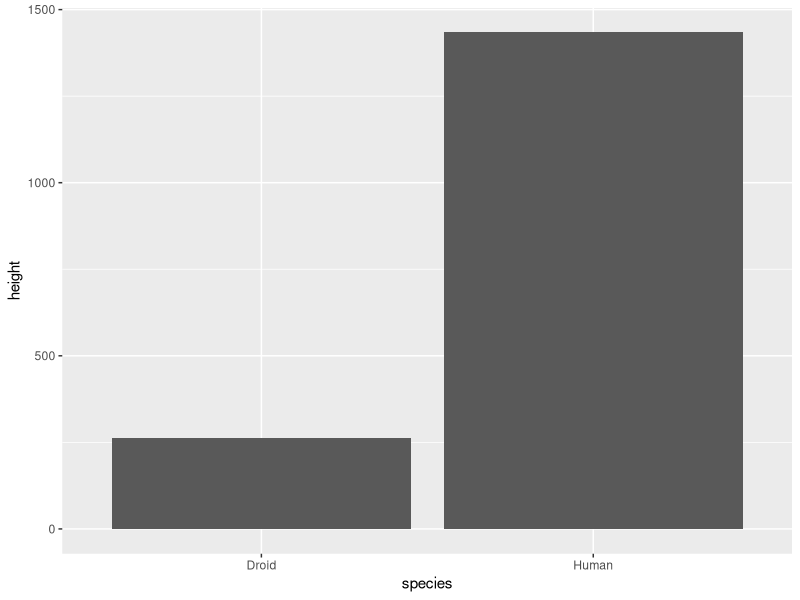
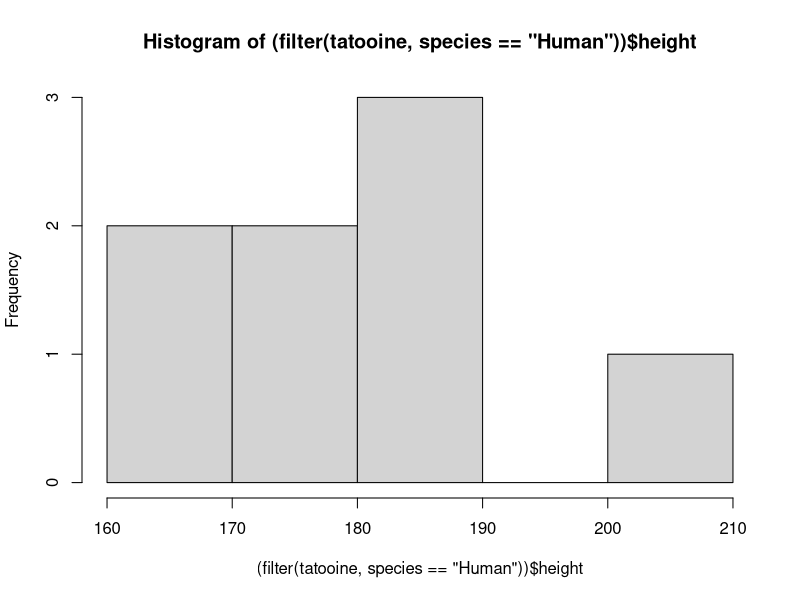
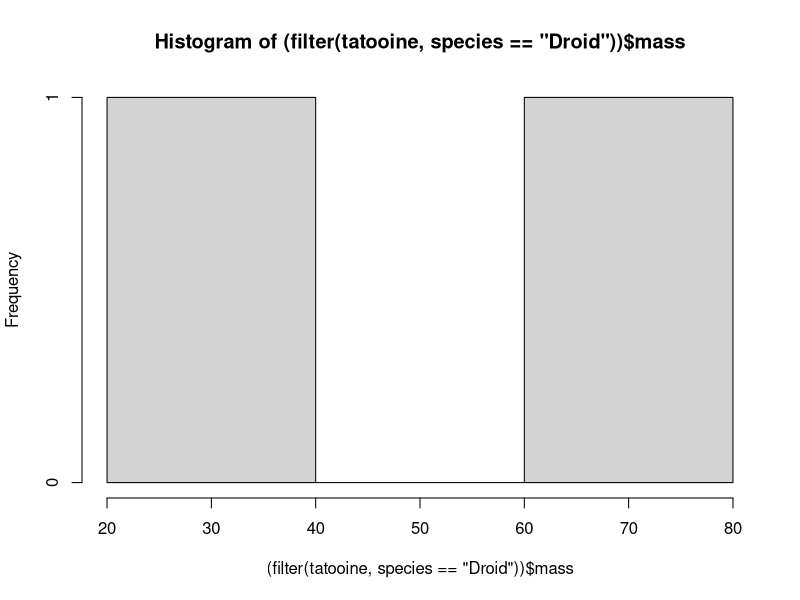
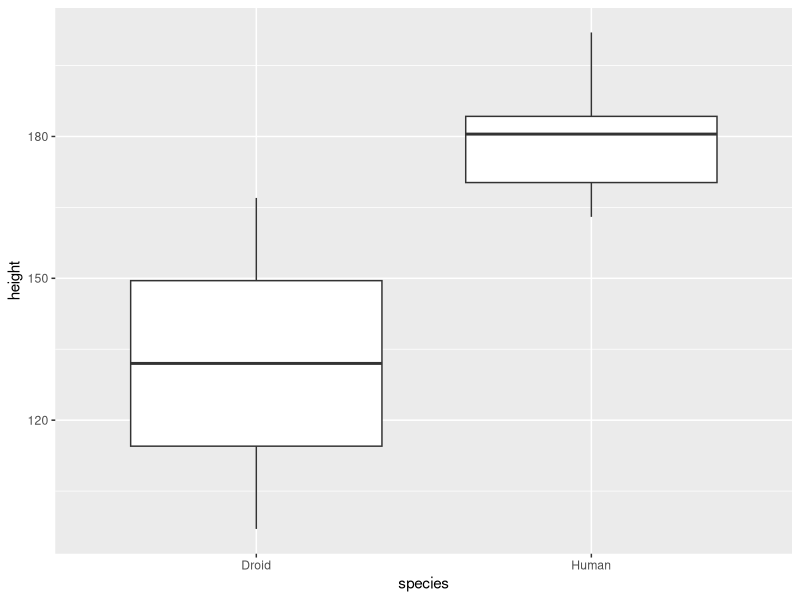
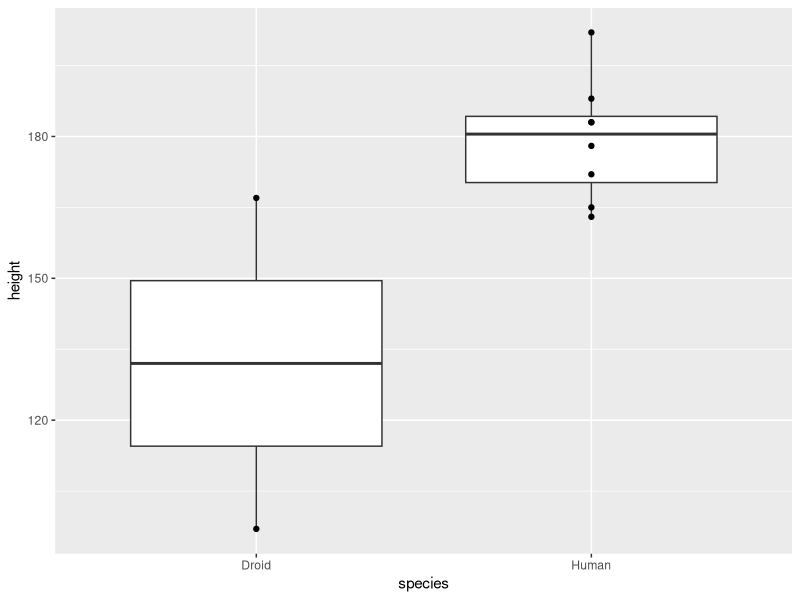

The R script that drew these images, in order:
## ---- chunk 1
#| message: false
library(tidyverse)
head(starwars)
## ---- chunk 2
# View(starwars)

tatooine <- starwars %>% 
  filter(homeworld == "Tatooine") %>% # select only those from Tatooine
  data.frame
## ---- chunk 3
unique(starwars$species); length(unique(starwars$species))
unique(tatooine$species); length(unique(tatooine$species))
## ---- chunk 4
ggplot(tatooine, aes(x = species, y = height)) +
  geom_bar(stat = "identity")
## ---- chunk 5
starwars %>% 
  filter(homeworld == "Tatooine") %>%
  group_by(species, homeworld) %>%
  summarise(MEAN_height = mean(height), MEDIAN_height = median(height),
            MAX_height = max(height), MIN_height = min(height),
            MEAN_mass = mean(mass), MEDIAN_mass = median(mass))

hist((filter(tatooine, species == "Human"))$height)  

hist((filter(tatooine, species == "Droid"))$mass) 
## ---- chunk 6
ggplot(tatooine, aes(x = species, y = height)) +
  geom_boxplot()
## ---- chunk 7
ggplot(tatooine, aes(x = species, y = height)) +
  geom_boxplot() +
  geom_point()
